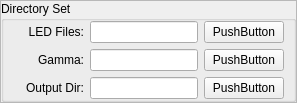
      <widget class="QFrame" name="frame">
       <property name="frameShape">
        <enum>QFrame::StyledPanel</enum>
       </property>
       <property name="frameShadow">
        <enum>QFrame::Raised</enum>
       </property>
       <layout class="QHBoxLayout" name="horizontalLayout_5">
        <property name="leftMargin">
         <number>0</number>
        </property>
        <property name="topMargin">
         <number>0</number>
        </property>
        <property name="rightMargin">
         <number>0</number>
        </property>
        <property name="bottomMargin">
         <number>0</number>
        </property>
        <item>
         <widget class="QGroupBox" name="groupBox">
          <property name="title">
           <string>Directory Set</string>
          </property>
          <layout class="QVBoxLayout" name="verticalLayout_2">
           <property name="leftMargin">
            <number>0</number>
           </property>
           <property name="topMargin">
            <number>0</number>
           </property>
           <property name="rightMargin">
            <number>9</number>
           </property>
           <property name="bottomMargin">
            <number>0</number>
           </property>
           <item>
            <layout class="QHBoxLayout" name="horizontalLayout">
             <item>
              <widget class="QLabel" name="label">
               <property name="minimumSize">
                <size>
                 <width>80</width>
                 <height>0</height>
                </size>
               </property>
               <property name="text">
                <string>LED Files:</string>
               </property>
               <property name="alignment">
                <set>Qt::AlignRight|Qt::AlignTrailing|Qt::AlignVCenter</set>
               </property>
              </widget>
             </item>
             <item>
              <widget class="QLineEdit" name="lineEdit"/>
             </item>
             <item>
              <widget class="QPushButton" name="pushButton">
               <property name="text">
                <string>PushButton</string>
               </property>
              </widget>
             </item>
            </layout>
           </item>
           <item>
            <layout class="QHBoxLayout" name="horizontalLayout_2">
             <item>
              <widget class="QLabel" name="label_2">
               <property name="minimumSize">
                <size>
                 <width>80</width>
                 <height>0</height>
                </size>
               </property>
               <property name="text">
                <string>Gamma:</string>
               </property>
               <property name="alignment">
                <set>Qt::AlignRight|Qt::AlignTrailing|Qt::AlignVCenter</set>
               </property>
              </widget>
             </item>
             <item>
              <widget class="QLineEdit" name="lineEdit_2"/>
             </item>
             <item>
              <widget class="QPushButton" name="pushButton_2">
               <property name="text">
                <string>PushButton</string>
               </property>
              </widget>
             </item>
            </layout>
           </item>
           <item>
            <layout class="QHBoxLayout" name="horizontalLayout_3">
             <item>
              <widget class="QLabel" name="label_3">
               <property name="minimumSize">
                <size>
                 <width>80</width>
                 <height>0</height>
                </size>
               </property>
               <property name="text">
                <string>Output Dir:</string>
               </property>
               <property name="alignment">
                <set>Qt::AlignRight|Qt::AlignTrailing|Qt::AlignVCenter</set>
               </property>
              </widget>
             </item>
             <item>
              <widget class="QLineEdit" name="lineEdit_3"/>
             </item>
             <item>
              <widget class="QPushButton" name="pushButton_3">
               <property name="text">
                <string>PushButton</string>
               </property>
              </widget>
             </item>
            </layout>
           </item>
          </layout>
         </widget>
        </item>
       </layout>
      </widget>
